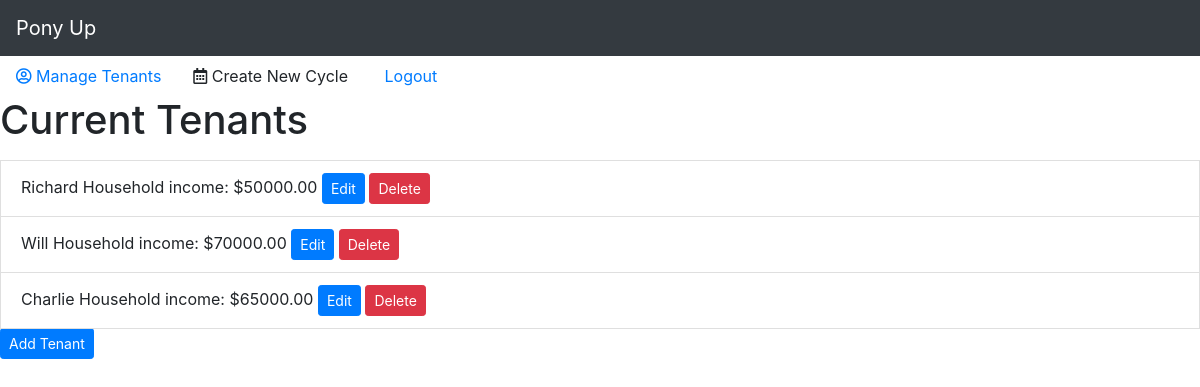
Before: /tenants/ (signed in) with the older database file.
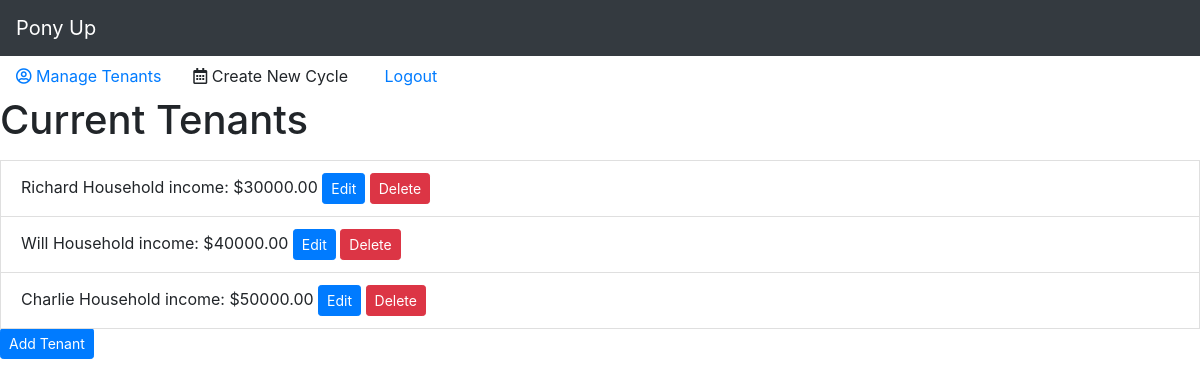
After: the same page with the newer database file.
### cycles/models.py (models this page shows, shortened)
class Tenant(models.Model):
    name =  models.CharField(max_length=100)
    income = models.DecimalField(max_digits=9, decimal_places=2)
    manager = models.ForeignKey(User, on_delete=models.CASCADE)
    deletedOn = models.DateField(default=None, null=True)
    cycle = models.ManyToManyField("Cycle", through='tenantCycle')

### cycles/views/tenantlist.py (the view)
# urls.py: path("tenants/", views.tenantlist, name="tenantlist"),
def tenantlist(request):
    tenants = Tenant.objects.all()
    context = {'tenants': tenants}
    return render(request, 'cycles/tenantlist.html', context)

### cycles/templates/cycles/tenantlist.html (shortened to what this page needs)
{% extends "cycles/index.html" %}
{% block content %}
<h1>Current Tenants</h1>
{% for tenant in tenants %}
{% if tenant.deletedOn is None %}
<li class="list-group-item">{{ tenant.name }} Household income: ${{ tenant.income }}
    <a href="{% url 'cycles:editTenantForm' tenant.id %}"><button class="btn btn-primary btn-sm">Edit</button></a>
    <a href="{% url 'cycles:deleteTenant' tenant.id %}"><button class="btn btn-danger btn-sm">Delete</button></a>
</li>
{% endif %}
{% endfor %}
<a href="{% url 'cycles:addTenantForm' %}"><button class="btn btn-primary btn-sm">Add Tenant</button></a>
{% endblock %}

### cycles/templates/cycles/index.html (shortened to what this page needs)
{% load static %}
<!DOCTYPE html>
<html>
<head>
    <link rel="stylesheet" href="https://maxcdn.bootstrapcdn.com/bootstrap/4.0.0/css/bootstrap.min.css"
>
    <link rel="stylesheet" href="https://use.fontawesome.com/releases/v5.7.0/css/all.css"
>
    <link rel="stylesheet" type="text/css" href="{% static 'cycles/index.css' %}">
</head>
<body>
    {% include "cycles/navbar.html" %}
    {% if user.is_authenticated %}
    {% block content %}
    {% endblock content%}
    {% else %}
    <h1>Lets get started...</h1>
    <div><a href="{% url 'cycles:register' %}">Register</a></div>
    <div><a href="{% url 'cycles:login' %}">Login</a></div>
    {% endif %}
</body>
</html>

### cycles/templates/cycles/navbar.html (shortened to what this page needs)
<nav class="navbar navbar-dark bg-dark">
    <a class="navbar-brand" href="/">Pony Up</a>
</nav>
<ul class="nav">
    <li class="nav-item ">
        <a href="{% url 'cycles:tenantlist' %}" class="nav-link link"><i class="far fa-user-circle"></i> Manage
            Tenants</a>
    </li>
    <li class="nav-item">
        <a class="nav-link link"><i class="far fa-calendar-alt"></i> Create New Cycle</a>
    </li>
    <li class="nav-item">
        <a href="{% url 'cycles:logout' %}" class="nav-link link"> Logout</a>
    </li>
</ul>

Changed rows visible on the page:
changed Tenant "Richard": income "50000.00" → "30000.00"
changed Tenant "Will": income "70000.00" → "40000.00"
changed Tenant "Charlie": income "65000.00" → "50000.00"
